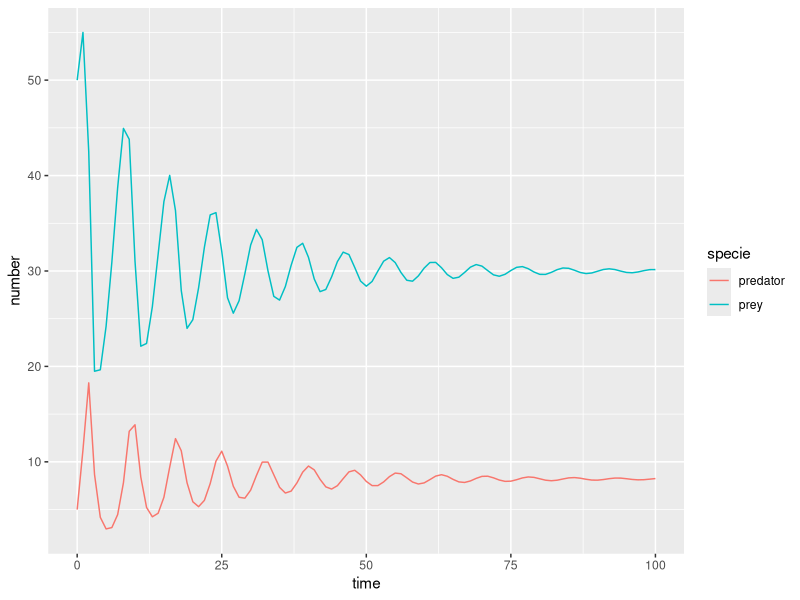

This figure's R source:
## ---- chunk 1
## Packages
library(ggplot2)
library(dplyr)
library(tidyr)
## ---- chunk 2
##Trajectory simulation function using the Lotka-Volterra equation.
prey_equation <- function(N,P,r1,b1,K){
  return(r1*N*(1-(N/K))-b1*N*P)
}

predator_equation <- function(N,P,r2,b2){
  return(-r2*P+b2*N*P)
}

## N_0    : prey population at time 0 
## P_0    : predator population at time 0
## t_end  : final time of the simulation
## step   : time step
## r1     : intrinsic reproduction rate of prey
## b1     : mortality rate of prey due to predators
## r2     : reproduction rate of predators depending on prey 
## b2     : intrinsic mortality rate of predators
## K      : carrying capacity of prey
simul_traj <- function(N_0,P_0,t_end,pas,r1,b1,r2,b2,K){
  list_N <- c(N_0)
  dN <- N_0
  list_P <- c(P_0)
  dP <- P_0
  list_t <- c(0)
  t <- 0
  while (t<t_end){
    t<- t+pas
    list_t <- c(list_t,t)
    dN <- prey_equation(dN,dP,r1,b1,K)*pas
    if (dN<0){dN <- 0}
    dP <- predator_equation(dN,dP,r2,b2)*pas
    if (dP<0){dP <- 0}
    list_N <- c(list_N,dN)
    list_P <- c(list_P,dP)
  }
  
  ##data_wrangling
  data <- data.frame(time=list_t,prey=list_N,predator=list_P)
  data <- gather(data,key="specie",value="number",prey:predator)
  
  ##plot
  plot <- ggplot(data,aes(x=time,y=number,color=specie,group=specie)) +
    geom_line()
  plot
}
## ---- chunk 3
##An exemple of a prey-predator dynamic
simul_traj(N_0= 50,
           P_0= 5,
           t_end= 100,
           pas= 1,
           r1= 1.5,
           b1= 0.05,
           r2= 0.5,
           b2= 0.05,
           K= 500)
## ---- chunk 4
Proiepred<- function(t, y, parameters) {
  N <- y[1]
  P <- y[2]
  r1 <- parameters[1]
  r2 <- parameters[2]
  b1 <- parameters[3]
  b2 <- parameters[4]
  dPop <- numeric(2)
  dPop[1] <- r1*N - b1*N*P
  dPop[2] <- - r2*P + b2*N*P
  list(dPop)
}
